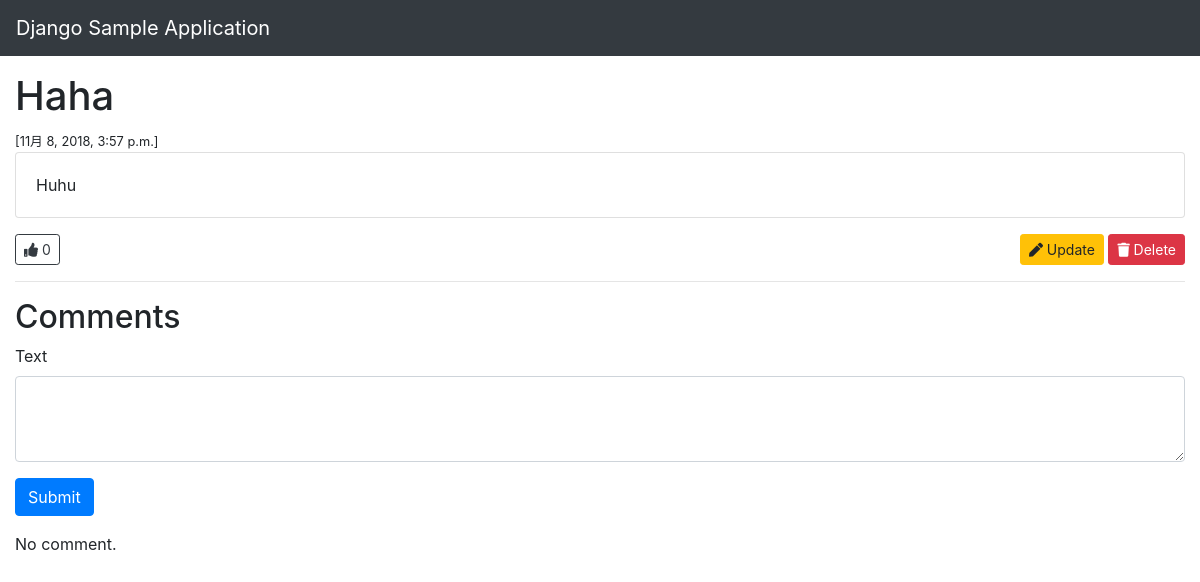
/3/, run on an earlier commit of the app's database.
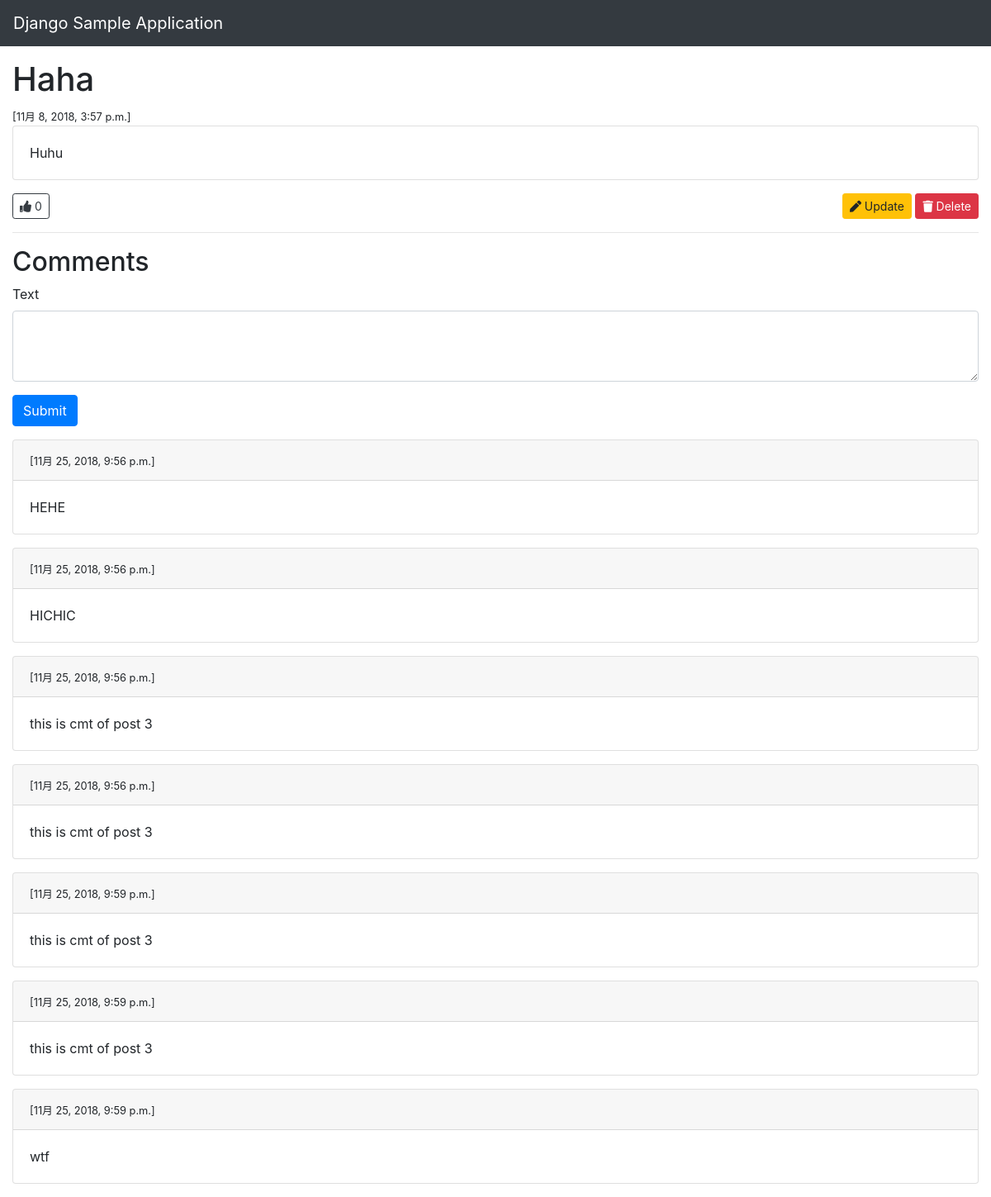
And on a later commit of the database.
### blog/models.py (models this page shows)
class Article(models.Model):
    title = models.CharField(max_length=100)
    text = models.TextField()
    posted_at = models.DateTimeField('date published')
    like = models.IntegerField(default=0)

class Comment(models.Model):
    text = models.TextField()
    posted_at = models.DateTimeField('date published')
    article = models.ForeignKey(Article, related_name="comments", on_delete=models.CASCADE)

### blog/views.py (the view)
# urls.py: path('<int:article_id>/', blog_views.detail, name='detail'),
def detail(request, article_id):
    try:
        article = Article.objects.get(pk=article_id)
        comments = Comment.objects.filter(article_id= article_id)
    except Article.DoesNotExist:
        raise Http404("Article does not exist")
    if request.method == 'POST':
        comment = Comment(article= article, text= request.POST["text"], posted_at= timezone.now())
        comment.save()
    context = {
        'article': article,
        'comments': comments
    }
    return render(request, 'blog/detail.html', context)

### blog/templates/blog/detail.html (shortened to what this page needs)
<!DOCTYPE html>
<html>
<head>
	<link rel="stylesheet" type="text/css" href="/static/css/bootstrap.min.css" />
	<link rel="stylesheet" type="text/css" href="/static/css/all.min.css" />
</head>
<body>
	<nav class="navbar navbar-expand-lg navbar-dark bg-dark navbar-static-top">
		<a class="navbar-brand" href="/">
			Django Sample Application
		</a>
	</nav>
	<div class="container-fluid mt-3">
		<h1>{{ article.title }}</h1>
		<small>[{{ article.posted_at }}]</small>
		<div class="card mb-3">
			<div class="card-body">
				{{ article.text | linebreaksbr }}
			</div>
		</div>
		<div>
			<a href="/1/" class="btn btn-outline-dark btn-sm">
				<i class="fas fa-thumbs-up"></i>
				0
			</a>
			<span class="float-right">
				<a href="{% url 'update' article.id %}" class="btn btn-warning btn-sm">
					<i class="fas fa-pen"></i>
					Update
				</a>
				<a href="{% url 'delete' article.id %}" class="btn btn-danger btn-sm">
					<i class="fas fa-trash"></i>
					Delete
				</a>
			</span>
		</div>
		<hr>
		<h2>Comments</h2>
		<form action="{% url 'detail' article.id %}" method="post">
			<div class="form-group">
				<label for="textInput">Text</label>
				<textarea id="textInput" name="text" class="form-control" rows="3"></textarea>
			</div>
			<div class="form-group">
				<button type="submit" class="btn btn-primary">Submit</button>
			</div>
		</form>
		{% if comments %}
		{% for comment in comments %}
		<div class="card mb-3">
			<div class="card-header">
				<small>[{{ comment.posted_at }}]</small>
			</div>
			<div class="card-body">
				{{ comment.text | linebreaksbr }}
			</div>
		</div>
		{% endfor %}
		{% else %}
		<p>No comment.</p>
		{% endif %}
	</div>
</body>
</html>

What changed in the data, as far as the page shows it:
added Comment: posted_at "11月 25, 2018, 9:56 p.m.", text "HEHE"
added Comment: posted_at "11月 25, 2018, 9:56 p.m.", text "HICHIC"
added Comment: posted_at "11月 25, 2018, 9:56 p.m.", text "this is cmt of post 3"
added Comment: posted_at "11月 25, 2018, 9:56 p.m.", text "this is cmt of post 3"
added Comment: posted_at "11月 25, 2018, 9:59 p.m.", text "this is cmt of post 3"
added Comment: posted_at "11月 25, 2018, 9:59 p.m.", text "this is cmt of post 3"
added Comment: posted_at "11月 25, 2018, 9:59 p.m.", text "wtf"
Also different on the page:
text no longer shown: "No comment."
